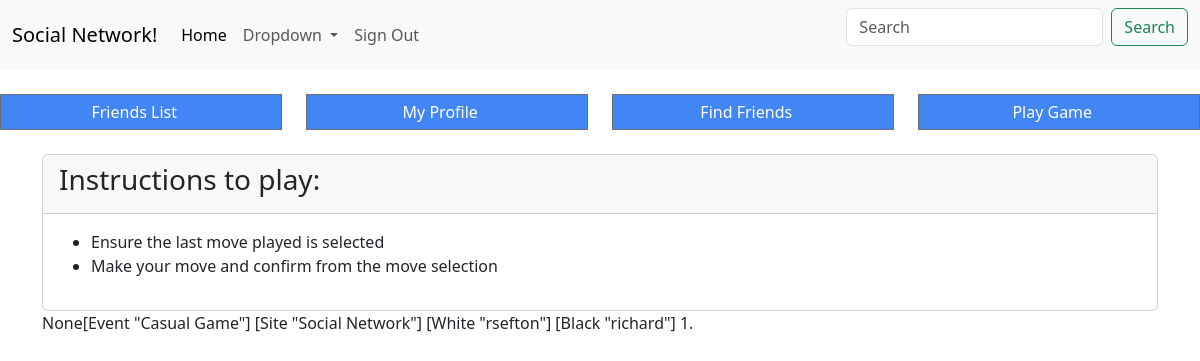
Screenshot of /play/1 (signed in) with the database file from the repository.
### client/models.py (models this page shows)
class Game(models.Model):
    pgn_headers = models.CharField(max_length=4000, null=True, blank=True)
    pgn = models.CharField(max_length=4000, default='1.')
    complete = models.BooleanField(default=False)
    result = models.ForeignKey(Profile, on_delete=models.DO_NOTHING, null=True, blank=True, related_name='result')
    white = models.ForeignKey(PlayerGameLink, on_delete=models.DO_NOTHING, null=True, blank=True, related_name='white')
    black = models.ForeignKey(PlayerGameLink, on_delete=models.DO_NOTHING, null=True, blank=True, related_name='black')
    next_move = models.CharField(max_length=32, default='white')

### client/views.py (the view)
# urls.py: path('play/<int:game_id>', views.GamePage.as_view(), name='play'),
class GamePage(
    LoginRequiredMixin,
    LoadAuthenticatedMixin,
    LoadUserProfileMixin,
    LoadPendingFriendRequestsMixin,
    LoadGameMixin,
    TemplateView
):
    template_name = 'games/play.html'
    def dispatch(self, request, *args, **kwargs):
        context = self.get_context_data(**kwargs)
        if not context["game"]:
            return redirect('/games')
        return super().dispatch(request, *args, **kwargs)

### client/mixins.py (called while the page is built)
    def get_context_data(self, **kwargs):
        context = super().get_context_data(**kwargs)
        context['authenticated'] = self.request.user.is_authenticated
        return context

    def get_context_data(self, **kwargs):
        context = super().get_context_data(**kwargs)
        if self.request.user.is_authenticated:
            profile = Profile.objects.get(user=self.request.user)
            context['profile'] = profile
        return context

    def get_context_data(self, **kwargs):
        context = super().get_context_data(**kwargs)
        if self.request.user.is_authenticated:
            profile = Profile.objects.get(user=self.request.user)
            pending_friend_requests = FriendRequests.objects.filter(to_user=profile)
            context["pending_friend_requests"] = pending_friend_requests
            context["pending_friend_requests_count"] = pending_friend_requests.count()
        return context

    def get_context_data(self, **kwargs):
        context = super().get_context_data(**kwargs)
        try:
            game = Game.objects.get(id=self.kwargs['game_id'])
            context["game"] = game
        except Game.DoesNotExist:
            messages.error(self.request, "Game does not exist.")
            context["game"] = None
        return context

### client/templates/games/play.html (shortened to what this page needs)
{% extends 'index.html' %}
{% load static %}
{% block scripts %}
    <link href="https://c2a.chesstempo.com/pgnviewer/v2.5/pgnviewerext.vers1.css" media="all" rel="stylesheet" crossorigin>
    <link href="https://c1a.chesstempo.com/fonts/MaterialIcons-Regular.woff2" rel="stylesheet" crossorigin>
{% endblock %}
{% block content %}
    <div class="container">
        <div class="card">
            <div class="card-header">
                <h3>Instructions to play:</h3>
            </div>
            <div class="card-body">
                <ul>
                    <li>Ensure the last move played is selected</li>
                    <li>Make your move and confirm from the move selection</li>
                </ul>
            </div>
        </div>
        <ct-pgn-viewer board-highlight-move-arrow="true" board-confirmMoves="true">
            {{game.pgn_headers}}{{game.pgn}}
        </ct-pgn-viewer>
    </div>
{% endblock %}

### rows the page displays
Game: pgn_headers "None", pgn "[Event \"Casual Game\"] [Site \"Social Network\"] [White \"rsefton\"] [Black \"richard\"] 1."
